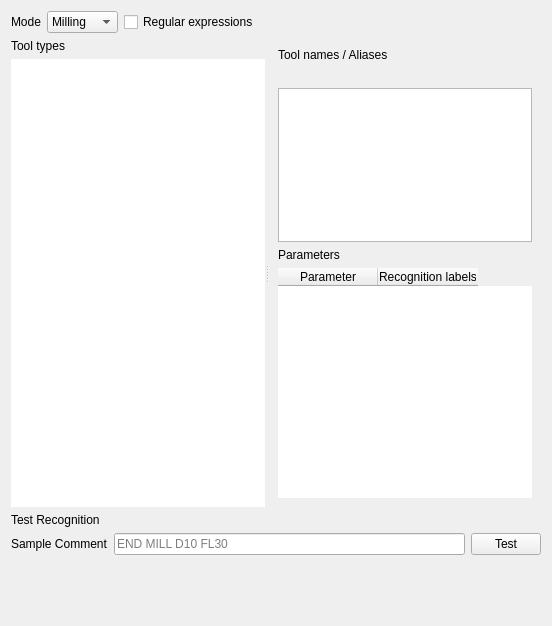
                    <widget class="QWidget" name="toolDiscoveryTab">
                        <attribute name="title">
                            <string>Tool Discovery</string>
                        </attribute>
                        <layout class="QVBoxLayout" name="discoveryLayout" stretch="0,1,0,0,0,0">
                            <item>
                                <layout class="QHBoxLayout" name="discoveryModeLayout">
                                    <item>
                                        <widget class="QLabel" name="discoveryModeLabel">
                                            <property name="text">
                                                <string>Mode</string>
                                            </property>
                                        </widget>
                                    </item>
                                    <item>
                                        <widget class="QComboBox" name="discoveryModeCombo">
                                            <property name="maximumSize">
                                                <size>
                                                    <width>160</width>
                                                    <height>16777215</height>
                                                </size>
                                            </property>
                                            <item>
                                                <property name="text">
                                                    <string>Milling</string>
                                                </property>
                                            </item>
                                            <item>
                                                <property name="text">
                                                    <string>Turning</string>
                                                </property>
                                            </item>
                                        </widget>
                                    </item>
                                    <item>
                                        <widget class="QCheckBox" name="discoveryRegexCheck">
                                            <property name="text">
                                                <string>Regular expressions</string>
                                            </property>
                                        </widget>
                                    </item>
                                    <item>
                                        <spacer name="discoveryModeSpacer">
                                            <property name="orientation">
                                                <enum>Qt::Orientation::Horizontal</enum>
                                            </property>
                                            <property name="sizeHint">
                                                <size>
                                                    <width>20</width>
                                                    <height>0</height>
                                                </size>
                                            </property>
                                        </spacer>
                                    </item>
                                </layout>
                            </item>
                            <item>
                                <widget class="QSplitter" name="discoverySplitter">
                                    <property name="orientation">
                                        <enum>Qt::Orientation::Horizontal</enum>
                                    </property>
                                    <widget class="QWidget" name="discoveryTypesPane">
                                        <layout class="QVBoxLayout" name="discoveryTypesLayout">
                                            <property name="leftMargin">
                                                <number>0</number>
                                            </property>
                                            <property name="topMargin">
                                                <number>0</number>
                                            </property>
                                            <property name="bottomMargin">
                                                <number>0</number>
                                            </property>
                                            <item>
                                                <widget class="QLabel" name="discoveryTypesLabel">
                                                    <property name="text">
                                                        <string>Tool types</string>
                                                    </property>
                                                </widget>
                                            </item>
                                            <item>
                                                <widget class="QListWidget" name="discoveryTypesList">
                                                    <property name="spacing">
                                                        <number>3</number>
                                                    </property>
                                                    <property name="frameShape">
                                                        <enum>QFrame::Shape::NoFrame</enum>
                                                    </property>
                                                </widget>
                                            </item>
                                        </layout>
                                    </widget>
                                    <widget class="QWidget" name="discoveryEditorPane">
                                        <layout class="QVBoxLayout" name="discoveryEditorLayout" stretch="0,0,2,0,3">
                                            <property name="leftMargin">
                                                <number>9</number>
                                            </property>
                                            <property name="rightMargin">
                                                <number>9</number>
                                            </property>
                                            <property name="topMargin">
                                                <number>9</number>
                                            </property>
                                            <property name="bottomMargin">
                                                <number>9</number>
                                            </property>
                                            <item>
                                                <widget class="QLabel" name="discoveryNamesLabel">
                                                    <property name="text">
                                                        <string>Tool names / Aliases</string>
                                                    </property>
                                                </widget>
                                            </item>
                                            <item>
                                                <widget class="QLabel" name="discoveryFormatLabel">
                                                    <property name="text">
                                                        <string />
                                                    </property>
                                                    <property name="wordWrap">
                                                        <bool>true</bool>
                                                    </property>
                                                </widget>
                                            </item>
                                            <item>
                                                <widget class="QPlainTextEdit" name="discoveryNamesEdit">
                                                    <property name="tabChangesFocus">
                                                        <bool>true</bool>
                                                    </property>
                                                </widget>
                                            </item>
                                            <item>
                                                <widget class="QLabel" name="discoveryParametersLabel">
                                                    <property name="text">
                                                        <string>Parameters</string>
                                                    </property>
                                                </widget>
                                            </item>
                                            <item>
                                                <widget class="QTableWidget" name="discoveryParameterTable">
                                                    <property name="alternatingRowColors">
                                                        <bool>true</bool>
                                                    </property>
                                                    <property name="showGrid">
                                                        <bool>false</bool>
                                                    </property>
                                                    <property name="frameShape">
                                                        <enum>QFrame::Shape::NoFrame</enum>
                                                    </property>
                                                    <property name="editTriggers">
                                                        <set>QAbstractItemView::EditTrigger::DoubleClicked|QAbstractItemView::EditTrigger::SelectedClicked|QAbstractItemView::EditTrigger::EditKeyPressed</set>
                                                    </property>
                                                    <column>
                                                        <property name="text">
                                                            <string>Parameter</string>
                                                        </property>
                                                    </column>
                                                    <column>
                                                        <property name="text">
                                                            <string>Recognition labels</string>
                                                        </property>
                                                    </column>
                                                </widget>
                                            </item>
                                        </layout>
                                    </widget>
                                </widget>
                            </item>
                            <item>
                                <widget class="QLabel" name="discoveryTestLabel">
                                    <property name="text">
                                        <string>Test Recognition</string>
                                    </property>
                                </widget>
                            </item>
                            <item>
                                <layout class="QHBoxLayout" name="discoveryCommentLayout">
                                    <item>
                                        <widget class="QLabel" name="discoveryCommentLabel">
                                            <property name="text">
                                                <string>Sample Comment</string>
                                            </property>
                                        </widget>
                                    </item>
                                    <item>
                                        <widget class="QLineEdit" name="discoveryCommentEdit">
                                            <property name="placeholderText">
                                                <string>END MILL D10 FL30</string>
                                            </property>
                                        </widget>
                                    </item>
                                    <item>
                                        <widget class="QPushButton" name="discoveryTestButton">
                                            <property name="text">
                                                <string>Test</string>
                                            </property>
                                            <property name="maximumSize">
                                                <size>
                                                    <width>70</width>
                                                    <height>16777215</height>
                                                </size>
                                            </property>
                                        </widget>
                                    </item>
                                </layout>
                            </item>
                            <item>
                                <widget class="QLabel" name="discoveryResultLabel">
                                    <property name="text">
                                        <string />
                                    </property>
                                    <property name="wordWrap">
                                        <bool>true</bool>
                                    </property>
                                    <property name="minimumSize">
                                        <size>
                                            <width>0</width>
                                            <height>24</height>
                                        </size>
                                    </property>
                                    <property name="textFormat">
                                        <enum>Qt::TextFormat::RichText</enum>
                                    </property>
                                    <property name="textInteractionFlags">
                                        <set>Qt::TextInteractionFlag::TextSelectableByMouse</set>
                                    </property>
                                </widget>
                            </item>
                            <item>
                                <widget class="QLabel" name="discoveryErrorLabel">
                                    <property name="text">
                                        <string />
                                    </property>
                                    <property name="wordWrap">
                                        <bool>true</bool>
                                    </property>
                                    <property name="minimumSize">
                                        <size>
                                            <width>0</width>
                                            <height>24</height>
                                        </size>
                                    </property>
                                </widget>
                            </item>
                        </layout>
                    </widget>
